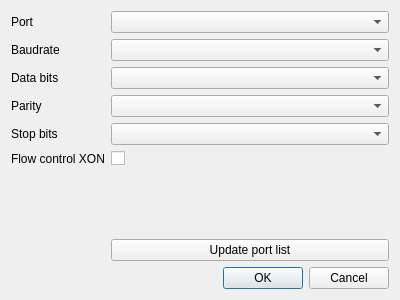
<?xml version="1.0" encoding="UTF-8"?>
<ui version="4.0">
 <class>WinSerialSettings</class>
 <widget class="QDialog" name="WinSerialSettings">
  <property name="geometry">
   <rect>
    <x>0</x>
    <y>0</y>
    <width>400</width>
    <height>300</height>
   </rect>
  </property>
  <property name="windowTitle">
   <string>Dialog</string>
  </property>
  <layout class="QVBoxLayout" name="verticalLayout">
   <item>
    <layout class="QFormLayout" name="formLayout">
     <item row="0" column="0">
      <widget class="QLabel" name="serialPortLabel">
       <property name="text">
        <string>Port</string>
       </property>
      </widget>
     </item>
     <item row="0" column="1">
      <widget class="QComboBox" name="serialPortLineEdit"/>
     </item>
     <item row="1" column="0">
      <widget class="QLabel" name="serialBaudrateLabel">
       <property name="text">
        <string>Baudrate</string>
       </property>
      </widget>
     </item>
     <item row="1" column="1">
      <widget class="QComboBox" name="serialBaudrateLineEdit">
       <property name="enabled">
        <bool>true</bool>
       </property>
      </widget>
     </item>
     <item row="2" column="0">
      <widget class="QLabel" name="serialDataBitsLabel">
       <property name="text">
        <string>Data bits</string>
       </property>
      </widget>
     </item>
     <item row="2" column="1">
      <widget class="QComboBox" name="serialDataBitsLineEdit">
       <property name="enabled">
        <bool>true</bool>
       </property>
      </widget>
     </item>
     <item row="3" column="0">
      <widget class="QLabel" name="serialParityLabel">
       <property name="text">
        <string>Parity</string>
       </property>
      </widget>
     </item>
     <item row="3" column="1">
      <widget class="QComboBox" name="serialParityLineEdit">
       <property name="enabled">
        <bool>true</bool>
       </property>
      </widget>
     </item>
     <item row="4" column="0">
      <widget class="QLabel" name="serialStopBitsLabel">
       <property name="text">
        <string>Stop bits</string>
       </property>
      </widget>
     </item>
     <item row="4" column="1">
      <widget class="QComboBox" name="serialStopBitsLineEdit">
       <property name="enabled">
        <bool>true</bool>
       </property>
      </widget>
     </item>
     <item row="5" column="0">
      <widget class="QLabel" name="serialFlowControlXonLabel">
       <property name="text">
        <string>Flow control XON</string>
       </property>
      </widget>
     </item>
     <item row="5" column="1">
      <widget class="QCheckBox" name="serialFlowControlXonLineEdit">
       <property name="enabled">
        <bool>true</bool>
       </property>
       <property name="checkable">
        <bool>true</bool>
       </property>
      </widget>
     </item>
     <item row="7" column="1">
      <widget class="QPushButton" name="serialUpdateList">
       <property name="text">
        <string>Update port list</string>
       </property>
      </widget>
     </item>
     <item row="6" column="1">
      <spacer name="verticalSpacer">
       <property name="orientation">
        <enum>Qt::Vertical</enum>
       </property>
       <property name="sizeHint" stdset="0">
        <size>
         <width>20</width>
         <height>20</height>
        </size>
       </property>
      </spacer>
     </item>
    </layout>
   </item>
   <item>
    <widget class="QDialogButtonBox" name="buttonBox">
     <property name="orientation">
      <enum>Qt::Horizontal</enum>
     </property>
     <property name="standardButtons">
      <set>QDialogButtonBox::Cancel|QDialogButtonBox::Ok</set>
     </property>
    </widget>
   </item>
  </layout>
 </widget>
 <resources/>
 <connections>
  <connection>
   <sender>buttonBox</sender>
   <signal>accepted()</signal>
   <receiver>WinSerialSettings</receiver>
   <slot>accept()</slot>
   <hints>
    <hint type="sourcelabel">
     <x>248</x>
     <y>254</y>
    </hint>
    <hint type="destinationlabel">
     <x>157</x>
     <y>274</y>
    </hint>
   </hints>
  </connection>
  <connection>
   <sender>buttonBox</sender>
   <signal>rejected()</signal>
   <receiver>WinSerialSettings</receiver>
   <slot>reject()</slot>
   <hints>
    <hint type="sourcelabel">
     <x>316</x>
     <y>260</y>
    </hint>
    <hint type="destinationlabel">
     <x>286</x>
     <y>274</y>
    </hint>
   </hints>
  </connection>
 </connections>
</ui>
